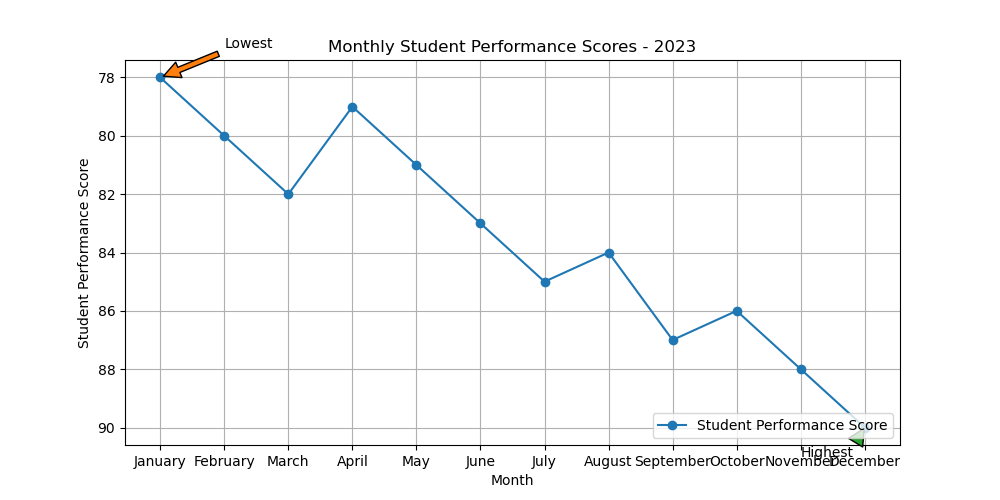

This figure's Python source:

import matplotlib.pyplot as plt

# Data points
months = ["January", "February", "March", "April", "May", "June", "July",
          "August", "September", "October", "November", "December"]
student_performance = [78, 80, 82, 79, 81, 83, 85, 84, 87, 86, 88, 90]

# Creating the line chart
plt.figure(figsize=(10, 5))  # Change the width and height of the chart
plt.plot(months, student_performance, marker='o', color='#1f77b4', label='Student Performance Score')  # Specific color code

# Annotation for the highest and lowest performance months
plt.annotate('Lowest', xy=('January', 78), xytext=('February', 77),
             arrowprops=dict(facecolor='#ff7f0e', shrink=0.05))
plt.annotate('Highest', xy=('December', 90), xytext=('November', 91),
             arrowprops=dict(facecolor='#2ca02c', shrink=0.05))

# Adding the x-axis label, y-axis label, title, legend, and grid
plt.xlabel('Month')
plt.ylabel('Student Performance Score')
plt.title('Monthly Student Performance Scores - 2023')
plt.legend(loc='lower right')
plt.grid(True)
plt.gca().invert_yaxis()  # Invert the y-axis

# Display the chart
plt.show()
